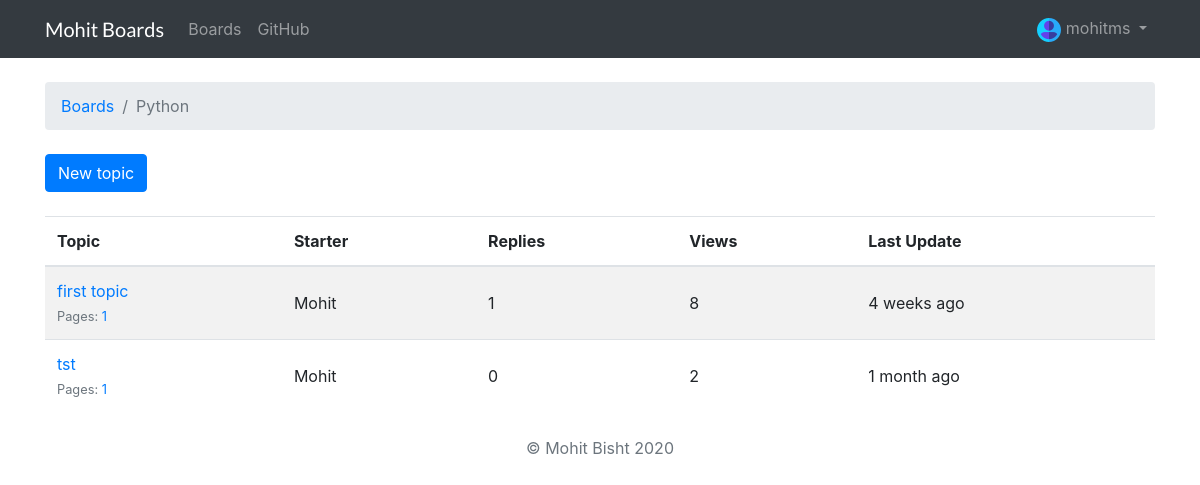
Page /boards/2/ (signed in) on the earlier database version.
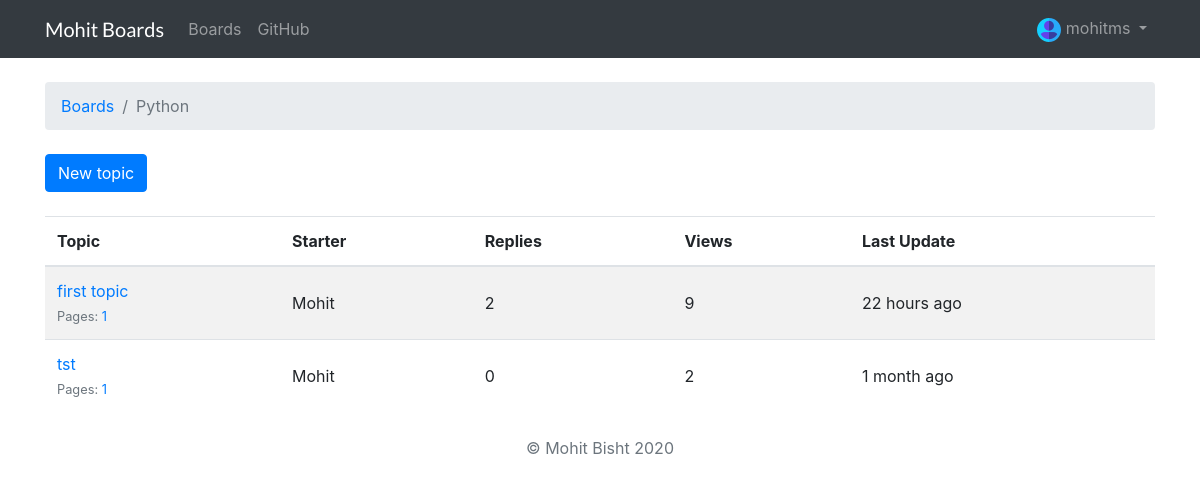
Same page on the later database version.
### chatsite/models.py (models this page shows, shortened)
class Topic(models.Model):
    subject = models.CharField(max_length=255)
    last_updated = models.DateTimeField(auto_now_add=True)
    board = models.ForeignKey(Board, on_delete=models.CASCADE, related_name='topics')
    starter = models.ForeignKey(User, on_delete=models.CASCADE, related_name='topics')
    views = models.PositiveIntegerField(default=0)
    def get_page_count(self):
        count = self.posts.count()
        pages = count / 20
        return math.ceil(pages)
    def has_many_pages(self, count=None):
        if count is None:
            count = self.get_page_count()
        return count > 6
    def get_page_range(self):
        count = self.get_page_count()
        if self.has_many_pages(count):
            return range(1, 5)
        return range(1, count + 1)

### chatsite/views.py (the view)
# urls.py: url(r'^boards/(?P<pk>\d+)/$', views.TopicListView.as_view(), name='board_topics'),
class TopicListView(ListView):
    model = Topic
    context_object_name = 'topics'
    template_name = 'topics.html'
    paginate_by = 20
    def get_context_data(self, **kwargs):
        kwargs['board'] = self.board
        return super().get_context_data(**kwargs)
    def get_queryset(self):
        self.board = get_object_or_404(Board, pk=self.kwargs.get('pk'))
        queryset = self.board.topics.order_by('-last_updated').annotate(replies=Count('posts') - 1)
        return queryset

### templates/topics.html (shortened to what this page needs)
{% extends 'base.html' %}
{% load humanize %}
{% block breadcrumb %}
  <li class="breadcrumb-item"><a href="{% url 'home' %}">Boards</a></li>
  <li class="breadcrumb-item active">{{ board.name }}</li>
{% endblock %}
{% block content %}
  <div class="mb-4">
    <a href="{% url 'new_topic' board.pk %}" class="btn btn-primary">New topic</a>
  </div>
  <table class="table table-striped mb-4">
    <thead class="thead-inverse">
      <tr>
        <th>Topic</th>
        <th>Starter</th>
        <th>Replies</th>
        <th>Views</th>
        <th>Last Update</th>
      </tr>
    </thead>
    <tbody>
      {% for topic in topics %}
        {% url 'topic_posts' board.pk topic.pk as topic_url %}
        <tr>
          <td>
            <p class="mb-0">
              <a href="{{ topic_url }}">{{ topic.subject }}</a>
            </p>
            <small class="text-muted">
              Pages:
              {% for i in topic.get_page_range %}
                <a href="{{ topic_url }}?page={{ i }}">{{ i }}</a>
              {% endfor %}
            </small>
          </td>
          <td class="align-middle">{{ topic.starter.username }}</td>
          <td class="align-middle">{{ topic.replies }}</td>
          <td class="align-middle">{{ topic.views }}</td>
          <td class="align-middle">{{ topic.last_updated|naturaltime }}</td>
        </tr>
      {% endfor %}
    </tbody>
  </table>
{% endblock %}

Differences in the rows shown:
changed Topic "first topic": replies "1" → "2"; views "8" → "9"; last_updated "4 weeks ago" → "22 hours ago"
